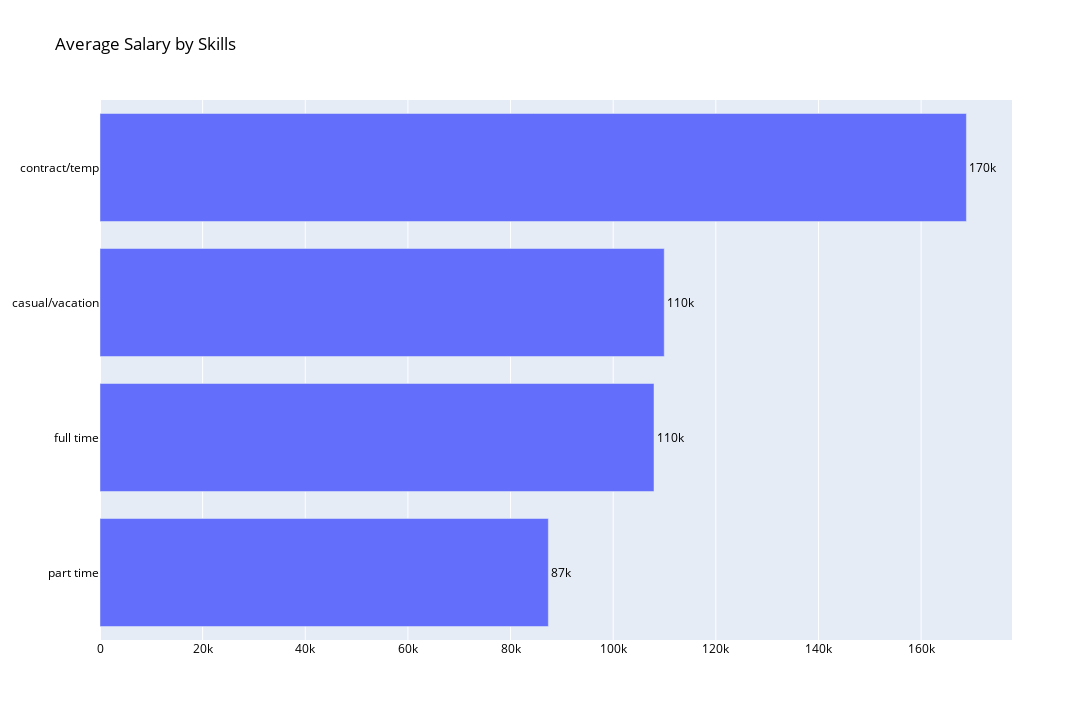

The cell this chart's notebook holds for it:
### Code cell
# average salary by job work type
avg_sal = valid_sals.groupby('jobWorkType')['per_annum'].mean().reset_index()
avg_sal['Average Annual Salary'] = avg_sal['per_annum'].apply(lambda x: round(x, 2))
# sort per_annum in descending order
avg_sal = avg_sal.sort_values(by='per_annum', ascending=True)

fig = go.Figure(data=[go.Bar(y=avg_sal['jobWorkType'], x=avg_sal['Average Annual Salary'],
                            orientation='h', text=avg_sal['Average Annual Salary'], 
                            textposition='outside', 
                            showlegend=False, 
                            texttemplate='%{text:.2s}'
                            )
                            ])
# increase the font size and make it black and bold
fig.update_layout(font=dict(size=12, color='black'))

# set the title
fig.update_layout(title_text='Average Salary by Job Type')

# set size to 800x400
fig.update_layout(width=1280, height=720)
fig.show()

### Figure 1 — Plotly figure (JSON) as saved in the notebook; plotly's stock layout.template omitted (floating-point values rounded to 4 significant figures)
{"data": [{"orientation": "h", "showlegend": false, "text": [87370.0, 108000.0, 109900.0, 168800.0], "textposition": "outside", "texttemplate": "%{text:.2s}", "type": "bar", "x": [87370.0, 108000.0, 109900.0, 168800.0], "y": ["part time", "full time", "casual/vacation", "contract/temp"]}], "layout": {"font": {"color": "black", "size": 12}, "height": 720, "title": {"text": "Average Salary by Skills"}, "width": 1280}}
